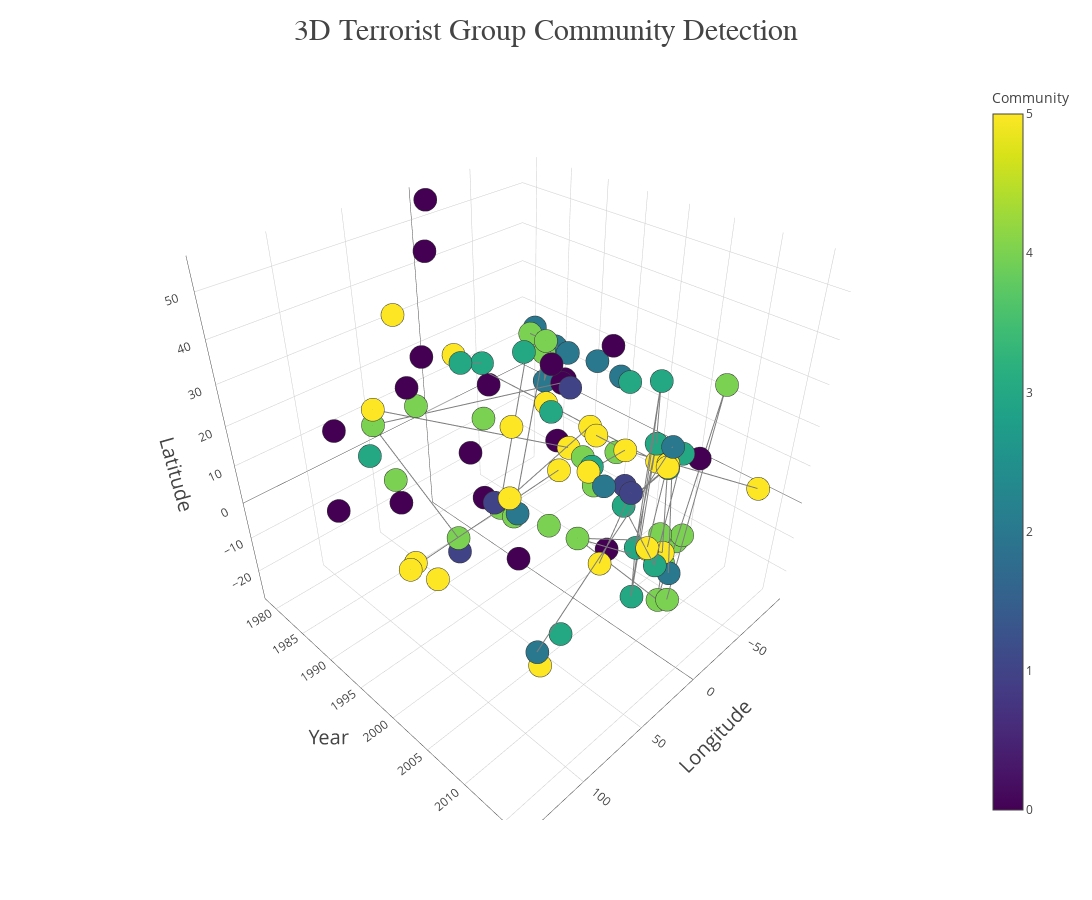

Notebook code for this chart:
### Code cell
iplot(community_fig, validate=0)

### Figure 1 — Plotly figure (JSON) as saved in the notebook; plotly's stock layout.template omitted (floating-point values rounded to 4 significant figures; data arrays with more than 128 entries replaced by an {"elided": "..."} marker saying what was removed)
{"data": [{"hoverinfo": "text", "marker": {"color": [5, 1, 4, 0, 5, 5, 3, 2, 5, 5, 5, 2, 2, 2, 4, 3, 3, 5, 0, 0, 0, 5, 0, 4, 4, 4, 3, 3, 0, 0, 4, 5, 5, 2, 3, 3, 4, 5, 0, 4, 4, 2, 2, 3, 1, 5, 4, 3, 5, 3, 5, 1, 4, 3, 5, 4, 4, 0, 3, 0, 0, 5, 5, 0, 1, 0, 0, 5, 2, 2, 4, 5, 0, 3, 4, 4, 5, 2, 0, 2, 4, 5, 4, 0, 4, 5, 5, 4, 5, 4, 3, 4, 3, 3, 4, 0, 1, 5, 2, 5], "colorbar": {"title": "Community"}, "colorscale": "Viridis", "line": {"color": "rgb(50,50,50)", "width": 0.5}, "size": 8, "symbol": "dot"}, "mode": "markers", "name": "actors", "text": ["Islamic State of Iraq and the Levant (ISIL)", "Taliban", "Boko Haram", "Liberation Tigers of Tamil Eelam (LTTE)", "Shining Path (SL)", "Al-Qaida", "Al-Shabaab", "Farabundo Marti National Liberation Front (FMLN)", "Tehrik-i-Taliban Pakistan (TTP)", "Al-Qaida in Iraq", "Revolutionary Armed Forces of Colombia (FARC)", "Nicaraguan Democratic Force (FDN)", "Kurdistan Workers' Party (PKK)", "New People's Army (NPA)", "Hutu extremists", "Al-Qaida in the Arabian Peninsula (AQAP)", "Al-Nusrah Front", "Houthi extremists (Ansar Allah)", "Sikh Extremists", "National Union for the Total Independence of Angola (UNITA)", "Lord's Resistance Army (LRA)", "Islamic State of Iraq (ISI)", "Irish Republican Army (IRA)", "Fulani extremists", "Mozambique National Resistance Movement (MNR)", "Communist Party of India - Maoist (CPI-Maoist)", "Chechen Rebels", "Donetsk People's Republic", "National Liberation Army of Colombia (ELN)", "Aum Shinri Kyo", "Armed Islamic Group (GIA)", "Maoists", "Hamas (Islamic Resistance Movement)", "Democratic Revolutionary Alliance (ARDE)", "Hezbollah", "Tamils", "Lashkar-e-Jhangvi", "Muslim extremists", "Basque Fatherland and Freedom (ETA)", "Lashkar-e-Taiba (LeT)", "Islamist extremists", "M-19 (Movement of April 19)", "Sudan People's Liberation Movement in Opposition (SPLM-IO)", "Tawhid and Jihad", "Khorasan Chapter of the Islamic State", "United Liberation Front of Assam (ULFA)", "Allied Democratic Forces (ADF)", "Sinai Province of the Islamic State", "Moro Islamic Liberation Front (MILF)", "Al-Qaida in the Islamic Maghreb (AQIM)", "Abu Sayyaf Group (ASG)", "African National Congress (South Africa)", "People's Liberation Front (JVP)", "Separatists", "Palestinians", "Muslim Militants", "Tutsi", "Moro National Liberation Front (MNLF)", "Haqqani Network", "Death Squad", "Abu Hafs al-Masri Brigades", "Rebels", "Algerian Islamic Extremists", "Riyadus-Salikhin Reconnaissance and Sabotage Battalion of Chechen Martyrs", "Narco-Terrorists", "Communist Party of Nepal- Maoist (CPN-M)", "Tupac Amaru Revolutionary Movement (MRTA)", "Jemaah Islamiya (JI)", "Salafist Group for Preaching and Fighting (GSPC)", "Nicaraguan Resistance", "National Democratic Front of Bodoland (NDFB)", "Sudan People's Liberation Movement - North", "Tripoli Province of the Islamic State", "Mujahedin-e Khalq (MEK)", "Shanti Bahini - Peace Force", "Gunmen", "Al-Aqsa Martyrs Brigade", "Guerrilla Army of the Poor (EGP)", "Al-Gama'at al-Islamiyya (IG)", "Hizbul Mujahideen (HM)", "Revolutionary United Front (RUF)", "Front for the Liberation of Lebanon from Foreigners", "Popular Liberation Army (EPL)", "Uighur Separatists", "Janjaweed", "Palestinian Islamic Jihad (PIJ)", "Sanaa Province of the Islamic State", "Muslim Rebels", "Bodo Militants", "Democratic Front for the Liberation of Rwanda (FDLR)", "Barqa Province of the Islamic State", "Anti-Balaka Militia", "Adan-Abyan Province of the Islamic State", "Baloch Liberation Army (BLA)", "Jihadi-inspired extremists", "Khmer Rouge", "People's War Group (PWG)", "Lashkar-e-Islam (Pakistan)", "Naxalites", "Muslims"], "type": "scatter3d", "x": [43.69, 67.41, 13.15, 80.8, -76.26, 67.07, 45.03, -88.93, 71.43, 44.4, -75.31, -86.02, 41.13, 124.0, 29.47, 45.45, 36.64, 44.09, 75.55, 14.43, 29.5, 44.39, -5.93, 8.825, 33.84, 84.47, 45.68, 37.79, -73.85, 139.8, 3.042, 82.09, 34.6, -84.53, 35.5, 80.38, 67.02, 34.11, -2.613, 74.86, 3.042, -75.57, 31.26, 44.39, 70.57, 92.89, 29.52, 33.8, 124.5, 3.688, 122.0, 28.06, 80.42, 101.2, 35.2, 74.8, 29.37, 122.1, 69.17, -76.52, -3.7, 9.45, 3.619, 44.8, -75.57, 84.54, -77.04, 106.8, 3.857, -85.83, 91.73, 29.72, 16.59, 51.42, 92.06, 43.31, 35.1, -90.53, 30.84, 74.84, -12.1, 35.5, -75.53, 87.63, 24.66, 34.6, 44.21, 4.545, 91.01, 29.19, 22.14, 18.55, 45.03, 67.0, 1.444, 104.2, 79.88, 71.46, 81.35, 120.8], "y": [2016, 2015, 2015, 2006, 1989, 2003, 2014, 1991, 2012, 2012, 2014, 1985, 2016, 2015, 1997, 2014, 2014, 2015, 1991, 1990, 2009, 2009, 1979, 2014, 1989, 2010, 2001, 2014, 1988, 1995, 1995, 2015, 2014, 1984, 1994, 1985, 2012, 2015, 1979, 2001, 1997, 1985, 2016, 2004, 2016, 2007, 2016, 2015, 2000, 2007, 2015, 1988, 1989, 2014, 1990, 1992, 1995, 1989, 2012, 1988, 2004, 2000, 2006, 2004, 1989, 2001, 1987, 2000, 2006, 1987, 2014, 2015, 2016, 1994, 1989, 2011, 2002, 1981, 1994, 2014, 2000, 1981, 1988, 1996, 2014, 2007, 2015, 1997, 1989, 2015, 2015, 2014, 2016, 2015, 2016, 1995, 2003, 2012, 2006, 2000], "z": [34.28, 33.8, 11.71, 8.456, -12.05, 32.76, 2.049, 13.69, 33.92, 33.46, 4.549, 13.13, 37.94, 10.3, -3.337, 14.33, 35.65, 15.06, 30.9, -9.546, 3.571, 33.36, 54.6, 7.905, -19.3, 22.48, 43.32, 48.07, 6.954, 35.69, 36.53, 20.25, 31.52, 11.58, 33.4, 8.754, 30.18, 32.12, 43.22, 33.77, 36.52, 4.598, 7.7, 33.3, 34.11, 26.45, 0.499, 31.13, 7.118, 36.35, 6.496, -26.27, 6.927, 6.85, 31.77, 27.56, -3.383, 6.909, 34.53, 7.668, 40.42, 9.045, 36.58, 43.32, 6.271, 27.95, -12.05, 0.5333, 36.67, 12.98, 26.5, 11.02, 31.2, 35.7, 22.8, 31.77, 31.78, 14.62, 27.73, 33.9, 8.637, 33.89, 6.828, 43.79, 13.13, 31.52, 15.36, 34.08, 26.33, -1.186, 32.11, 4.413, 12.8, 29.56, 43.76, 12.9, 17.97, 33.92, 19.44, 8.005]}, {"hoverinfo": "text", "line": {"color": "rgb(125,125,125)", "width": 2}, "mode": "lines", "text": [5.026, 5.27, 5.241, 5.025, 5.901, 6.004, 5.036, 5.348, 5.04, 5.149, 5.009, 5.131, 5.219, 5.317, 5.187, 5.039, 5.797, 5.478, 5.518, 5.433, 5.169, 5.224, 5.101, 5.884, 5.433, 5.015, 5.412, 5.157, 5.092, 5.091, 5.104, 5.387, 5.345, 5.146, 5.288, 5.364, 5.333, 5.599, 5.386, 5.031, 5.393, 5.213, 5.131, 5.068, 5.251, 5.252, 5.922, 5.291], "type": "scatter3d", "x": {"elided": "144 float values"}, "y": {"elided": "144 int values"}, "z": {"elided": "144 float values"}}], "layout": {"height": 900, "hovermode": "closest", "margin": {"t": 80}, "scene": {"xaxis": {"showbackground": false, "showline": true, "showticklabels": true, "title": "Longitude", "titlefont": {"size": 20}, "zeroline": true}, "yaxis": {"showbackground": false, "showline": true, "showticklabels": true, "title": "Year", "titlefont": {"size": 20}, "zeroline": true}, "zaxis": {"showbackground": false, "showline": true, "showticklabels": true, "title": "Latitude", "titlefont": {"size": 20}, "zeroline": true}}, "showlegend": false, "title": "3D Terrorist Group Community Detection", "titlefont": {"family": "Arial", "size": 30}, "width": 1300}}
